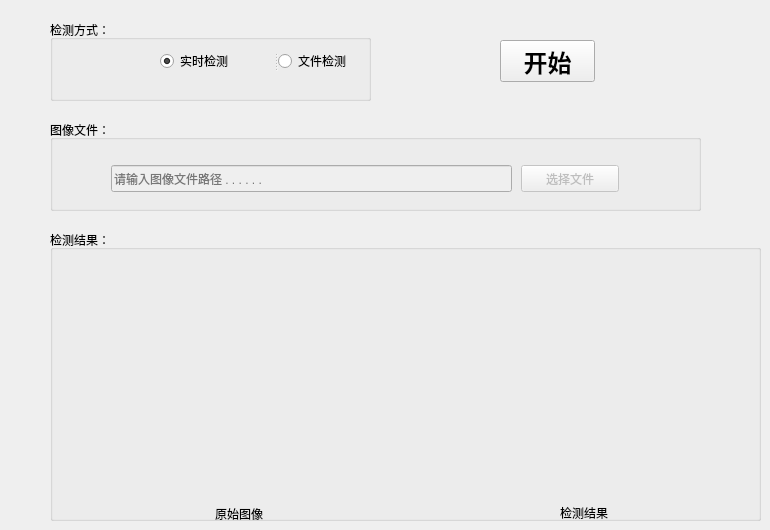
      <widget class="QWidget" name="adaBoostTab">
       <attribute name="title">
        <string>AdaBoost</string>
       </attribute>
       <widget class="QGroupBox" name="groupBox">
        <property name="geometry">
         <rect>
          <x>50</x>
          <y>20</y>
          <width>321</width>
          <height>81</height>
         </rect>
        </property>
        <property name="title">
         <string>检测方式：</string>
        </property>
        <widget class="QSplitter" name="splitter">
         <property name="geometry">
          <rect>
           <x>110</x>
           <y>30</y>
           <width>232</width>
           <height>22</height>
          </rect>
         </property>
         <property name="orientation">
          <enum>Qt::Horizontal</enum>
         </property>
         <widget class="QRadioButton" name="aRealtimeRtb">
          <property name="cursor">
           <cursorShape>PointingHandCursor</cursorShape>
          </property>
          <property name="acceptDrops">
           <bool>false</bool>
          </property>
          <property name="autoFillBackground">
           <bool>false</bool>
          </property>
          <property name="text">
           <string>实时检测</string>
          </property>
          <property name="checked">
           <bool>true</bool>
          </property>
         </widget>
         <widget class="QRadioButton" name="aFileRtb">
          <property name="cursor">
           <cursorShape>PointingHandCursor</cursorShape>
          </property>
          <property name="text">
           <string>文件检测</string>
          </property>
         </widget>
        </widget>
       </widget>
       <widget class="QPushButton" name="aStartBtn">
        <property name="geometry">
         <rect>
          <x>500</x>
          <y>40</y>
          <width>95</width>
          <height>42</height>
         </rect>
        </property>
        <property name="font">
         <font>
          <pointsize>18</pointsize>
          <weight>75</weight>
          <bold>true</bold>
          <stylestrategy>PreferDefault</stylestrategy>
         </font>
        </property>
        <property name="cursor">
         <cursorShape>PointingHandCursor</cursorShape>
        </property>
        <property name="text">
         <string>开始</string>
        </property>
       </widget>
       <widget class="QGroupBox" name="groupBox_2">
        <property name="geometry">
         <rect>
          <x>50</x>
          <y>120</y>
          <width>651</width>
          <height>91</height>
         </rect>
        </property>
        <property name="title">
         <string>图像文件：</string>
        </property>
        <widget class="QLineEdit" name="aImgPathText">
         <property name="enabled">
          <bool>false</bool>
         </property>
         <property name="geometry">
          <rect>
           <x>61</x>
           <y>45</y>
           <width>401</width>
           <height>27</height>
          </rect>
         </property>
         <property name="text">
          <string/>
         </property>
         <property name="placeholderText">
          <string>请输入图像文件路径 . . . . . .</string>
         </property>
        </widget>
        <widget class="QPushButton" name="aChoiceFileBtn">
         <property name="enabled">
          <bool>false</bool>
         </property>
         <property name="geometry">
          <rect>
           <x>471</x>
           <y>45</y>
           <width>98</width>
           <height>27</height>
          </rect>
         </property>
         <property name="cursor">
          <cursorShape>PointingHandCursor</cursorShape>
         </property>
         <property name="text">
          <string>选择文件</string>
         </property>
        </widget>
       </widget>
       <widget class="QGroupBox" name="groupBox_3">
        <property name="geometry">
         <rect>
          <x>50</x>
          <y>230</y>
          <width>711</width>
          <height>291</height>
         </rect>
        </property>
        <property name="title">
         <string>检测结果：</string>
        </property>
        <widget class="QLabel" name="aSrcImgLabel">
         <property name="enabled">
          <bool>true</bool>
         </property>
         <property name="geometry">
          <rect>
           <x>43</x>
           <y>28</y>
           <width>321</width>
           <height>241</height>
          </rect>
         </property>
         <property name="sizePolicy">
          <sizepolicy hsizetype="Preferred" vsizetype="Preferred">
           <horstretch>0</horstretch>
           <verstretch>0</verstretch>
          </sizepolicy>
         </property>
         <property name="minimumSize">
          <size>
           <width>283</width>
           <height>211</height>
          </size>
         </property>
         <property name="maximumSize">
          <size>
           <width>543543</width>
           <height>543254</height>
          </size>
         </property>
         <property name="layoutDirection">
          <enum>Qt::LeftToRight</enum>
         </property>
         <property name="text">
          <string/>
         </property>
         <property name="textFormat">
          <enum>Qt::AutoText</enum>
         </property>
         <property name="pixmap">
          <pixmap resource="mySrc.qrc">:/lena.jpg</pixmap>
         </property>
         <property name="scaledContents">
          <bool>true</bool>
         </property>
         <property name="alignment">
          <set>Qt::AlignCenter</set>
         </property>
        </widget>
        <widget class="QLabel" name="label_2">
         <property name="geometry">
          <rect>
           <x>165</x>
           <y>275</y>
           <width>66</width>
           <height>17</height>
          </rect>
         </property>
         <property name="text">
          <string>原始图像</string>
         </property>
        </widget>
        <widget class="QLabel" name="aDstImgLabel">
         <property name="enabled">
          <bool>true</bool>
         </property>
         <property name="geometry">
          <rect>
           <x>380</x>
           <y>30</y>
           <width>321</width>
           <height>241</height>
          </rect>
         </property>
         <property name="sizePolicy">
          <sizepolicy hsizetype="Preferred" vsizetype="Preferred">
           <horstretch>0</horstretch>
           <verstretch>0</verstretch>
          </sizepolicy>
         </property>
         <property name="minimumSize">
          <size>
           <width>283</width>
           <height>211</height>
          </size>
         </property>
         <property name="maximumSize">
          <size>
           <width>543543</width>
           <height>543254</height>
          </size>
         </property>
         <property name="layoutDirection">
          <enum>Qt::LeftToRight</enum>
         </property>
         <property name="text">
          <string/>
         </property>
         <property name="pixmap">
          <pixmap resource="mySrc.qrc">:/lena.jpg</pixmap>
         </property>
         <property name="scaledContents">
          <bool>true</bool>
         </property>
         <property name="alignment">
          <set>Qt::AlignCenter</set>
         </property>
        </widget>
        <widget class="QLabel" name="label_4">
         <property name="geometry">
          <rect>
           <x>510</x>
           <y>274</y>
           <width>66</width>
           <height>17</height>
          </rect>
         </property>
         <property name="text">
          <string>检测结果</string>
         </property>
        </widget>
       </widget>
      </widget>
